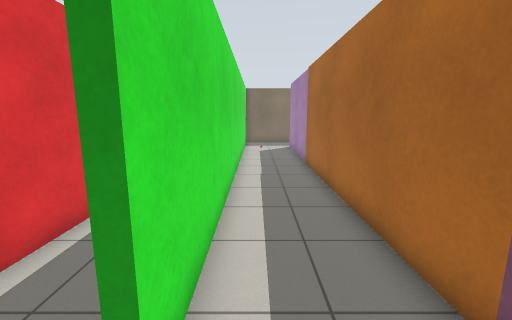
View 1 (above)

13 first-person views from a walk through a robot-simulator world made for Gazebo. The camera is 1.3 m above the floor, tilts 10° down and sees 90° across. The lines on the ground mark 1 m squares. The floor is counted in squares, 0.5 m on a side. Each view is taken from the middle of a square. On the plan, view 1 faces up. The plan holds only what a view shows up to about 18 squares ahead; the rest is blank. The place goes on beyond the plan. The robots in the file are not drawn. Simple patterns stand in for the simulator's built-in surfaces. Simple shapes stand in for some stock models. Some surface patterns are stand-ins.

View 2
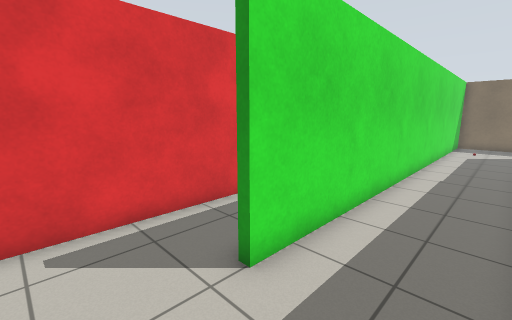

View 3
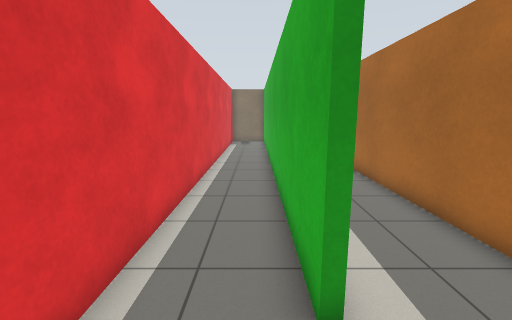

View 4
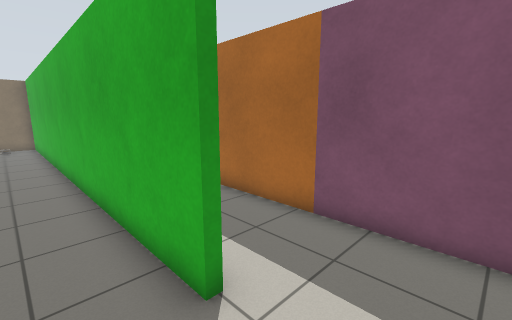

View 5
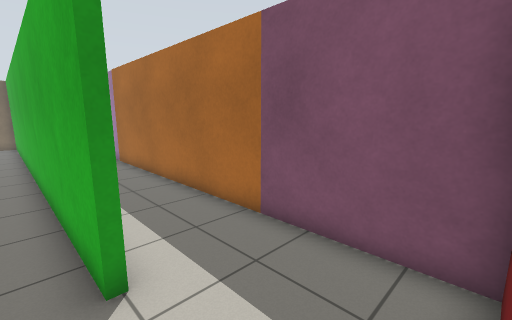

View 6
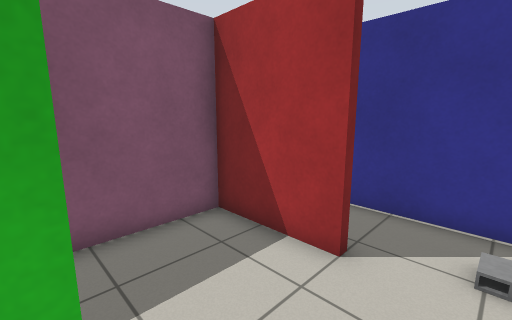

View 7
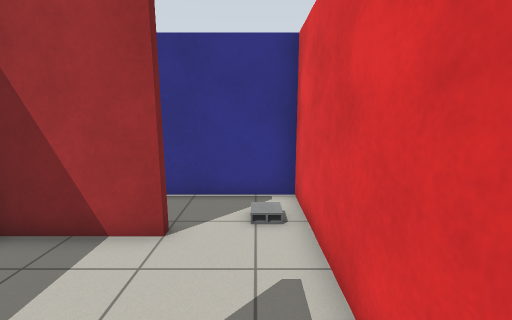

View 8
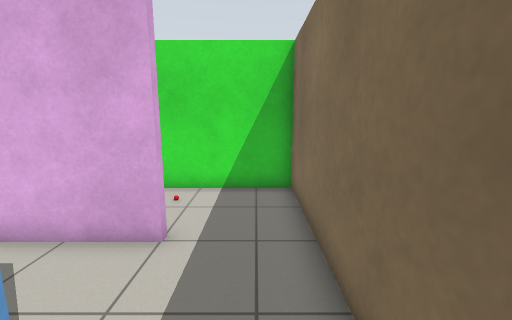

View 9
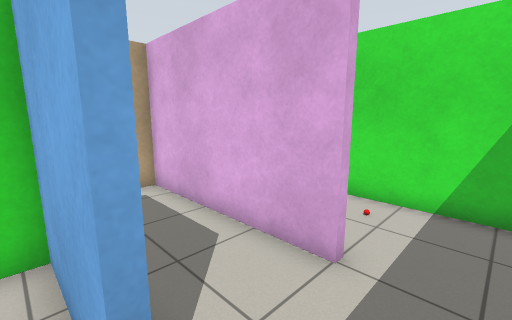

View 10
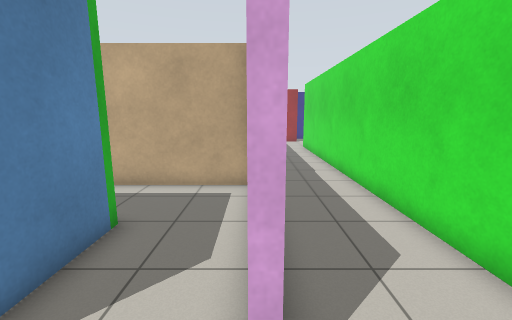

View 11
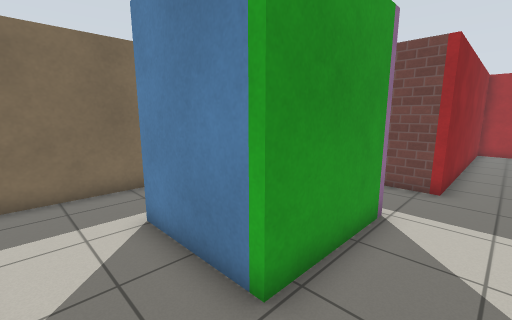

View 12
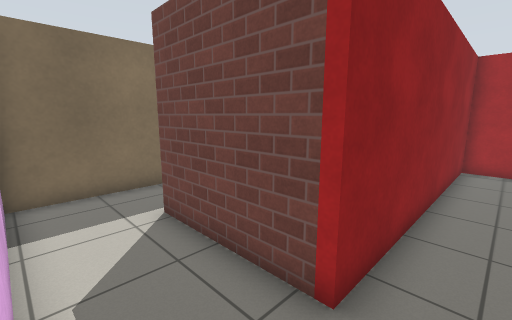

View 13
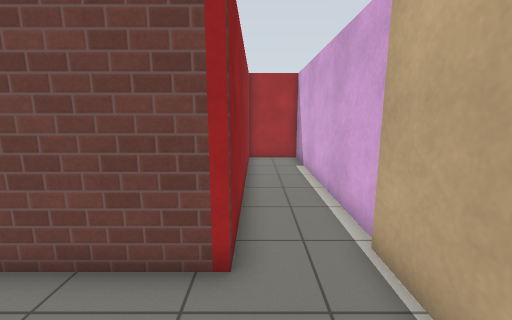

### Floor plan
Points are (right, up) in squares from view 1. A wall is a line through its corners. A room is listed if a view was taken in it or the views show most of it. See-through windows are left out.
Room 1 (views 1, 2, 10)
walls: (-1.1, -2.2) (2.7, -2.2) (2.7, 18.1); (3.6, 24.3) (-0.9, 24.3) (-0.9, 1.8)
ways out: opening at (-1, 0) to room 2; opening at (3, 22.5) to room 5
objects: other object (0, 21)
Room 2 (views 3, 4, 6, 7)
walls: (-4.3, 17.4) (-4.3, -1.6); (-1.2, 1.8) (-1.2, 23.1); (-2.1, 24.3) (-3.1, 24.3)
ways out: opening at (-1, 0) to room 1; opening at (-2.5, -2) to room 3
objects: other object (-3, 23)
Room 3 (view 5)
walls: (-4.3, -1.6) (-4.3, -5.1) (0.3, -5.1)
ways out: opening at (-2.5, -2) to room 2
objects: cinder block (-3, -3)
Room 4 (view 8)
walls: (6.6, 21.2) (6.6, 17.5)
ways out: opening at (6.5, 22.5) to room 5
Room 5 (views 9, 11, 12, 13)
walls: (10.9, 17.2) (6.3, 17.2) (6.3, 21.2) (6.6, 21.2); (12, 13.7) (14.7, 13.7); (15, 13.5) (25.5, 13.5); (15.2, 24.3) (10.8, 24.3); (7.6, 24.3) (3.6, 24.3); (3.1, 21.1) (3.1, 13.7) (8.4, 13.7); (25.5, 16.4) (13.9, 16.4) (13.9, 21.5)
low walls: (10.8, 24.3) (10.8, 17.5)
ways out: opening at (3, 22.5) to room 1; opening at (6.5, 22.5) to room 4; opening at (14, 22.5)

Positions as (right, up) in squares from view 1, and headings:
1: (0, 0), facing up
2: (2, -1), facing up-left
3: (-2, -1), facing up
4: (-3, -1), facing up-right
5: (-2, -2), facing up-right
6: (-3, 2), facing down-right
7: (-3, 3), facing down
8: (8, 23), facing left
9: (7, 23), facing down-left
10: (3, 23), facing down
11: (4, 15), facing up-right
12: (11, 15), facing up-right
13: (10, 16), facing right
